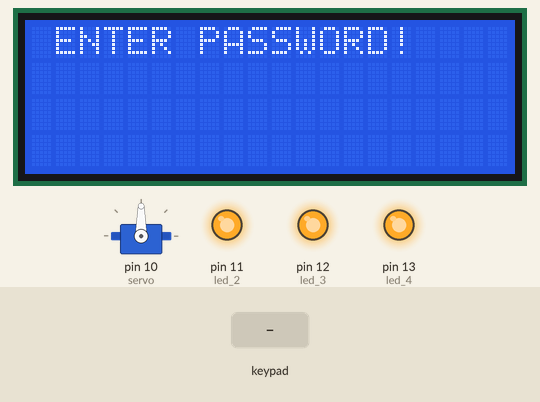
This sketch was run on a simulated Arduino Uno, built with avr-gcc and run on an emulated ATmega328P. Parts: servo, 20×4 character LCD, output pins drawn as LEDs (lit = HIGH). Dashed ring = blinking. The inputs (shaded band) are chosen by the test bench. Random numbers use the default seed unless the sketch sets one; what the sketch prints to the serial monitor is not drawn.

Above: at 1.2 s.
1.3 s: key '1' pressed
At 2.78 s:
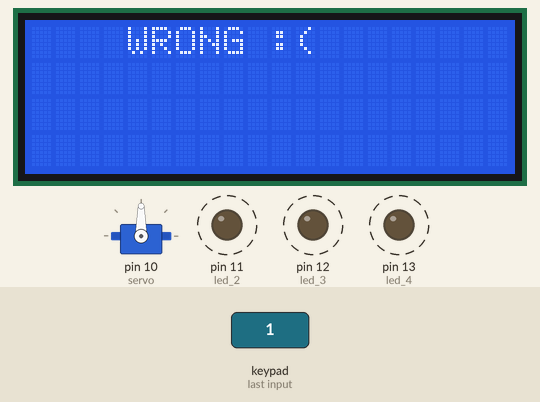
3.0 s: keypad keys 5 4 3 2 pressed 0.4 s apart
At 4.5 s:
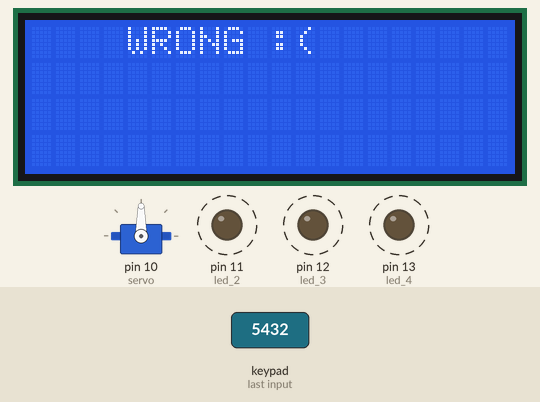
7.6 s: key '2' pressed
At 10.0 s:
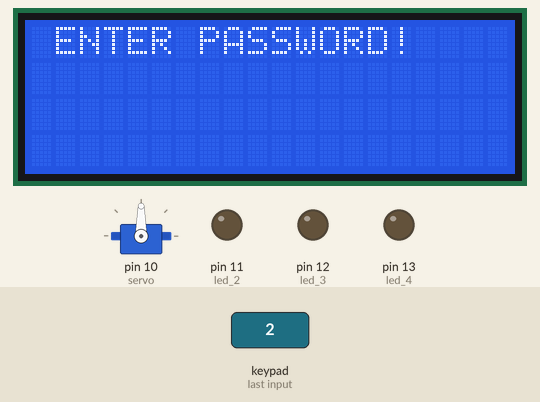
10.6 s: keypad keys 5 4 3 2 # pressed 0.4 s apart
At 13.81 s:
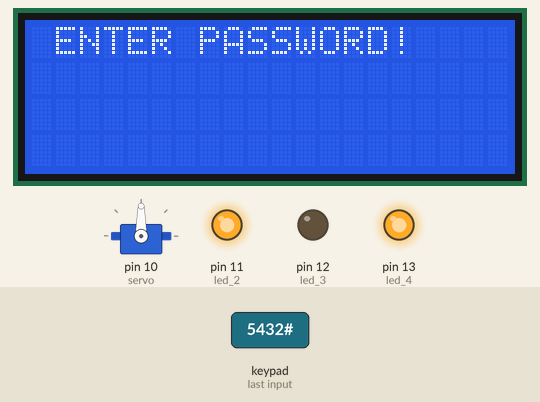
15.2 s: key '3' pressed
18.2 s: key 'A' pressed
Timing chart, 0 to 21.6 s (numbered marks = the images above; inputs shaded):
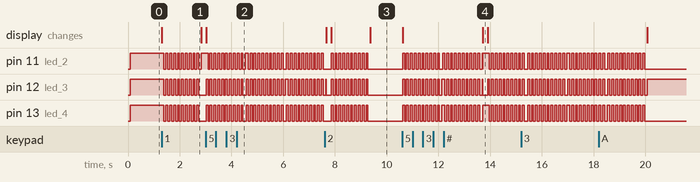

The sketch:

security_sys.ino
```cpp
#include <LiquidCrystal_I2C.h>
#include <stdlib.h>
#include <Servo.h>
#include <Keypad.h>
#include <Wire.h>

const byte ROWS = 4;
const byte COLS = 4;

char hexaKeys[ROWS][COLS] =
{
  {'1', '2', '3', 'A'},
  {'4', '5', '6', 'B'},
  {'7', '8', '9', 'C'},
  {'*', '0', '#', 'D'}
};

byte rowPins[ROWS] = {9, 8, 7, 6};
byte colPins[COLS] = {5, 4, 3, 2};

LiquidCrystal_I2C lcd(0x3F,20,4);
Keypad customKeypad = Keypad(makeKeymap(hexaKeys), rowPins, colPins, ROWS, COLS);
Servo servo;

int led_2 = 11;
int led_3 = 12;
int led_4 = 13;

void setup()
{
  Serial.begin(9600);
  pinMode(led_2, OUTPUT);
  pinMode(led_3, OUTPUT);
  pinMode(led_4, OUTPUT);
  servo.attach(10);
  lcd.begin();
  lcd.backlight();
}

int generateCombination()
{
  int range = 55 - 48 + 1;
  return rand() % range + 48;
}

bool goodAnswer(int in_number, char generated_number)
{
  return in_number == generated_number;
}

void displayCombination(int generated_number)
{
  int generated_int = generated_number - 48;

  //First LED
  Serial.print("First LED:");
  Serial.println(generated_int);
  if(generated_int % 2)
  {
    digitalWrite(led_2, HIGH);
  }
  else
  {
    digitalWrite(led_2, LOW);
  }
  generated_int /= 2;

  //Second LED
  Serial.print("Second LED:");
  Serial.println(generated_int);
  if(generated_int % 2)
  {
    digitalWrite(led_3, HIGH);
  }
  else
  {
    digitalWrite(led_3, LOW);
  }
  generated_int /= 2;

  //Third LED
  Serial.print("Third LED:");
  Serial.println(generated_int);
  if(generated_int % 2)
  {
    digitalWrite(led_4, HIGH);
  }
  else
  {
    digitalWrite(led_4, LOW);
  }
  generated_int /= 2;
}

void displayDelete()
{
  digitalWrite(led_2, LOW);
  digitalWrite(led_3, LOW);
  digitalWrite(led_4, LOW);
}

void displayGood()
{
  lcd.clear();
  lcd.setCursor(5,0);
  lcd.print("Yaay :)");
  lcd.setCursor(5,1);
  lcd.print("Proceed!");

  for(int i = 0; i < 30; ++i)
  {
  digitalWrite(led_2, HIGH);
  digitalWrite(led_3, HIGH);
  digitalWrite(led_4, HIGH);
  delay(500);

  digitalWrite(led_2, LOW);
  digitalWrite(led_3, LOW);
  digitalWrite(led_4, LOW);
  delay(500);
  }

  lcd.clear();
}

void displayWrong()
{
  lcd.clear();
  lcd.setCursor(4,0);
  lcd.print("WRONG :(");

  for(int i = 0; i < 10; ++i)
  {
  digitalWrite(led_2, HIGH);
  digitalWrite(led_3, HIGH);
  digitalWrite(led_4, HIGH);
  delay(75);

  digitalWrite(led_2, LOW);
  digitalWrite(led_3, LOW);
  digitalWrite(led_4, LOW);
  delay(75);
  }

  lcd.clear();
}

void displayIdle()
{
  lcd.setCursor(1, 0);
  lcd.print("ENTER PASSWORD!");
}

void loop()
{
  int good_answers = 0;
  while(good_answers < 4)
  {
    displayIdle();
    int generated_number = generateCombination();
    displayCombination(generated_number);
    char in_number = customKeypad.waitForKey();
    Serial.println(generated_number - 48);
    if(goodAnswer(in_number, generated_number))
    {
      ++good_answers;
      Serial.println("+1");
    }
    else
    {
      good_answers = 0;
      displayWrong();
    }
    displayDelete();
  }
  Serial.println("Good answer!");

  //Unlocks door
  int pos;
  for (pos = 0; pos <= 120; ++pos)
  {
    servo.write(pos);
    delay(5);
  }
  delay(1000);
  displayGood();
  for (pos = 120; pos >= 0; --pos)
  {
    servo.write(pos);
    //delay(5);
  }
}
```

Measured:
- after the input at 1.3 s, pin 11 (led_2), pin 12 (led_3), pin 13 (led_4): alternates HIGH for 0.08 s and LOW for 0.08 s, starting after 0.09 s; the display: changes at once (image 1)
- after the input at 3.0 s, pin 11 (led_2): alternates HIGH for 0.08 s and LOW for 0.08 s, starting after 0.09 s; pin 12 (led_3), pin 13 (led_4): alternates HIGH for 0.08 s and LOW for 0.08 s, starting at once; the display: changes at once (image 2)
- after the input at 7.6 s, pin 11 (led_2), pin 13 (led_4): alternates HIGH for 0.08 s and LOW for 0.08 s, 20 changes in all, then stays LOW, starting after 0.25 s
